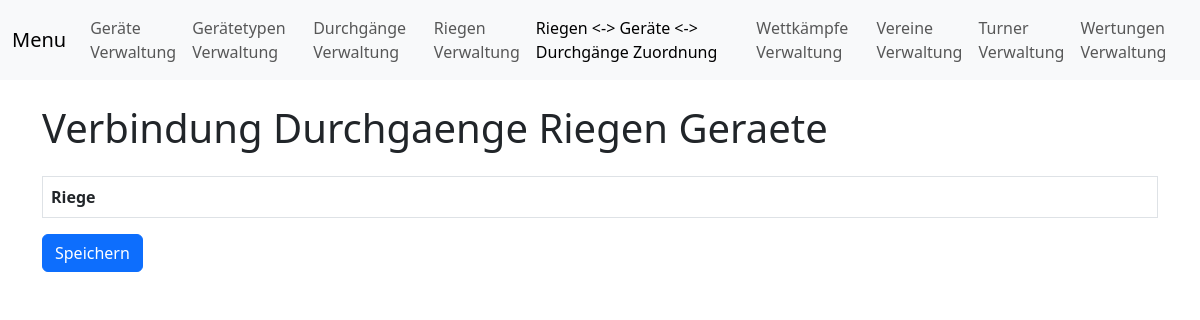
/durchgaenge_zuordnung.php (signed in), run on an earlier commit of the app's database.
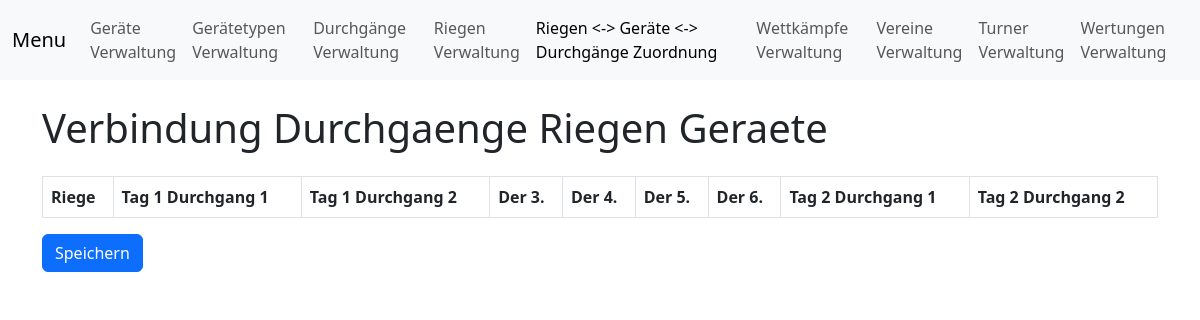
And on a later commit of the database.
### tables this page shows
CREATE TABLE `Durchgaenge` (
  `DurchgangID` int(11) NOT NULL,
  `Reihenfolge` int(11) DEFAULT NULL,
  `Beschreibung` text DEFAULT NULL,
  `Startzeitpunkt` timestamp NULL DEFAULT NULL
);

### durchgaenge_zuordnung.php (the view, shortened to what this page needs)
<?php
include 'config.php';
$charset = 'utf8';
$dsn = "mysql:host=$dbHost;dbname=$dbName;charset=$charset";
$options = [
    PDO::ATTR_ERRMODE            => PDO::ERRMODE_EXCEPTION,
    PDO::ATTR_DEFAULT_FETCH_MODE => PDO::FETCH_ASSOC,
];
try {
    $pdo = new PDO($dsn, $dbUser, $dbPass, $options);
} catch (PDOException $e) {
    die("Datenbank-Verbindung fehlgeschlagen: " . $e->getMessage());
}
function safeHtml($string) {
    return htmlspecialchars($string, ENT_QUOTES, 'UTF-8');
}
$stmtDurchgaenge = $pdo->query("SELECT * FROM Durchgaenge ORDER BY Reihenfolge ASC");
$durchgaenge = $stmtDurchgaenge->fetchAll();
?>
<!DOCTYPE html>
<html lang="de">
<head>
  <link href="https://cdn.jsdelivr.net/npm/bootstrap@5.3.0/dist/css/bootstrap.min.css" rel="stylesheet">
</head>
<body>
<div class="container my-4">
  <h1 class="mb-4">Verbindung Durchgaenge Riegen Geraete</h1>
  <form method="post" action="<?= $_SERVER['PHP_SELF'] ?>">
    <div class="table-responsive">
      <table class="table table-bordered">
        <thead>
          <tr>
            <th>Riege</th>
            <?php foreach ($durchgaenge as $durchgang): ?>
              <th><?= safeHtml($durchgang['Beschreibung']) ?></th>
            <?php endforeach; ?>
          </tr>
        </thead>
      </table>
    </div>
    <button type="submit" class="btn btn-primary">Speichern</button>
  </form>
</div>
</body>
</html>

What changed in the data, as far as the page shows it:
added durchgaenge: Beschreibung "Tag 1 Durchgang 1"
added durchgaenge: Beschreibung "Tag 1 Durchgang 2"
added durchgaenge: Beschreibung "Der 3."
added durchgaenge: Beschreibung "Der 4."
added durchgaenge: Beschreibung "Der 5."
added durchgaenge: Beschreibung "Der 6."
added durchgaenge: Beschreibung "Tag 2 Durchgang 1"
added durchgaenge: Beschreibung "Tag 2 Durchgang 2"
